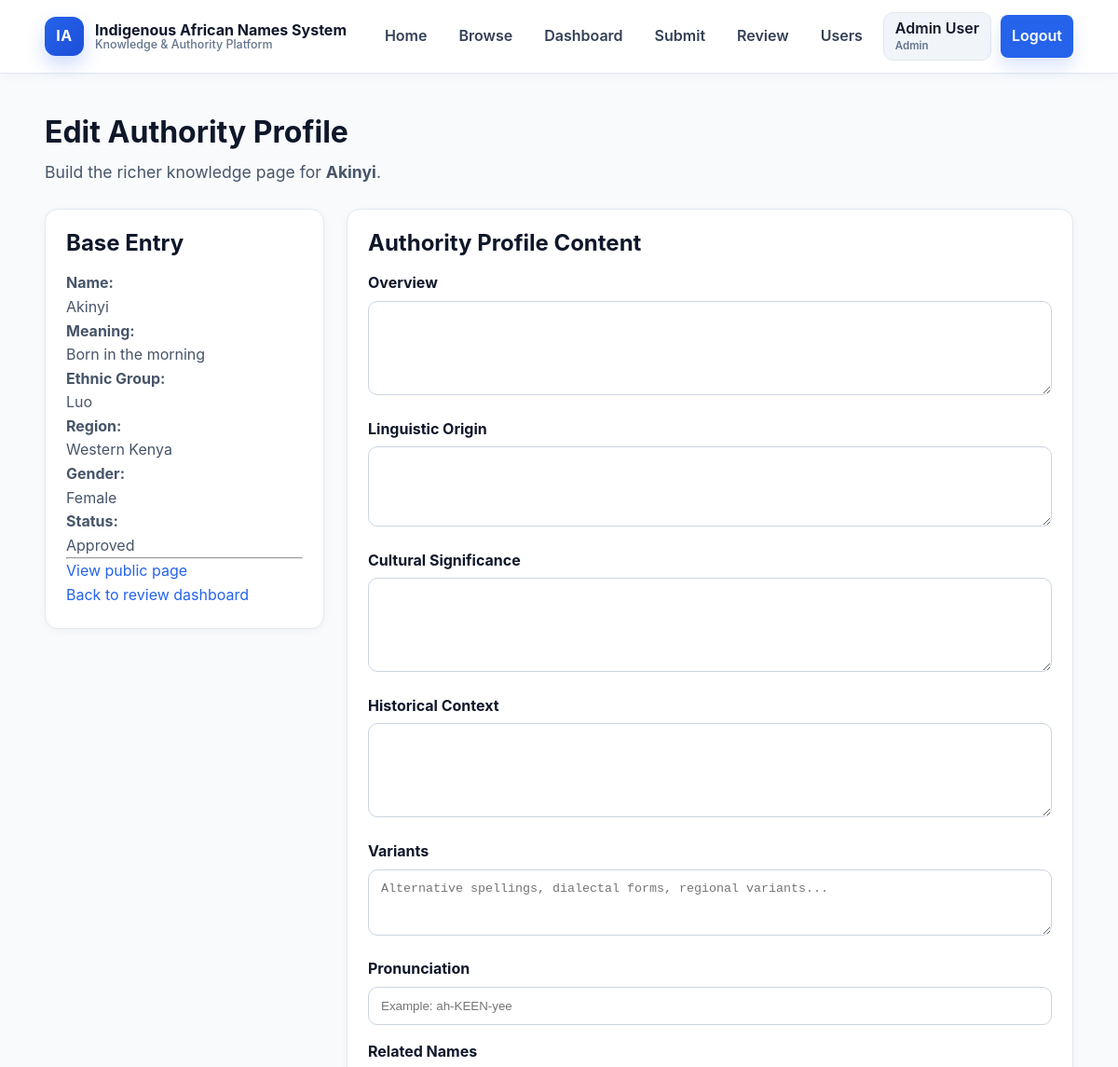
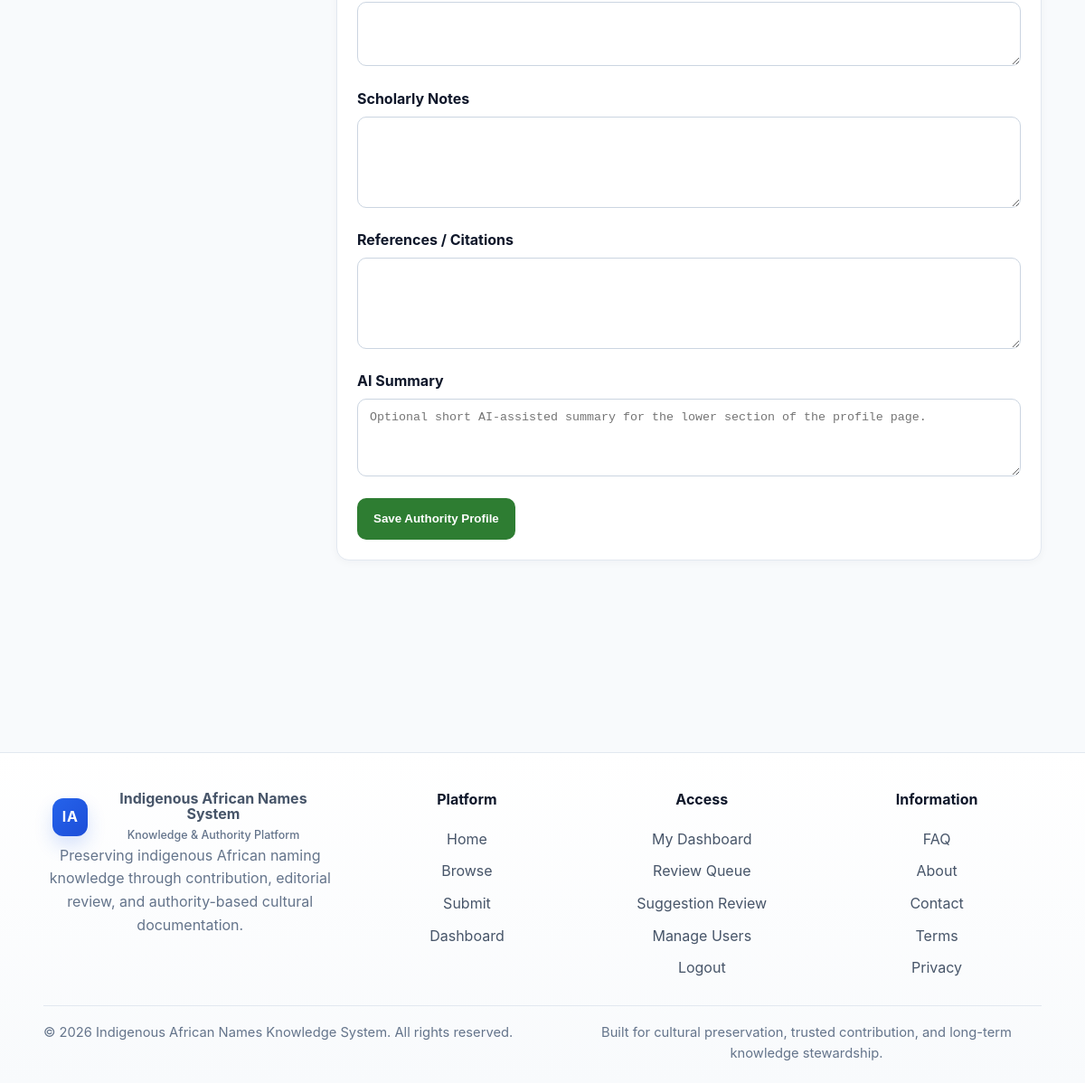
The app's page /edit-profile.php?entry_id=1 (signed in) with its own data (2 pictures, top to bottom).
### tables this page shows
CREATE TABLE IF NOT EXISTS name_entries (
    id INT AUTO_INCREMENT PRIMARY KEY,
    name VARCHAR(150) NOT NULL,
    meaning TEXT NOT NULL,
    ethnic_group VARCHAR(150) NOT NULL,
    region VARCHAR(150) DEFAULT NULL,
    gender ENUM('male', 'female', 'unisex', 'other') DEFAULT 'unisex',
    naming_context VARCHAR(255) DEFAULT NULL,
    cultural_explanation TEXT,
    sources TEXT,
    status ENUM('pending', 'approved', 'rejected') NOT NULL DEFAULT 'pending',
    created_by INT DEFAULT NULL,
    created_at TIMESTAMP DEFAULT CURRENT_TIMESTAMP,
    updated_at TIMESTAMP DEFAULT CURRENT_TIMESTAMP ON UPDATE CURRENT_TIMESTAMP,
    CONSTRAINT fk_name_entries_user
        FOREIGN KEY (created_by) REFERENCES users(id)
        ON DELETE SET NULL
);

### public/edit-profile.php (the view, shortened to what this page needs)
<?php
require_once __DIR__ . '/../includes/db.php';
$entryId = isset($_GET['entry_id']) ? (int)$_GET['entry_id'] : 0;
    ?>
    <?php
$entryStmt = $pdo->prepare("
    SELECT id, name, meaning, ethnic_group, region, gender, naming_context,
           cultural_explanation, sources, status
    FROM name_entries
    WHERE id = :id
    LIMIT 1
");
$entryStmt->execute([':id' => $entryId]);
$entry = $entryStmt->fetch();
    ?>
    <?php
$profileStmt = $pdo->prepare("
    SELECT id, overview, linguistic_origin, cultural_significance,
           historical_context, variants, pronunciation, related_names,
           scholarly_notes, references_text, ai_summary, updated_at
    FROM name_profiles
    WHERE entry_id = :entry_id
    LIMIT 1
");
$profileStmt->execute([':entry_id' => $entryId]);
$profile = $profileStmt->fetch();
$formData = [
    'overview' => $profile['overview'] ?? '',
    'linguistic_origin' => $profile['linguistic_origin'] ?? '',
    'cultural_significance' => $profile['cultural_significance'] ?? '',
    'historical_context' => $profile['historical_context'] ?? '',
    'variants' => $profile['variants'] ?? '',
    'pronunciation' => $profile['pronunciation'] ?? '',
    'related_names' => $profile['related_names'] ?? '',
    'scholarly_notes' => $profile['scholarly_notes'] ?? '',
    'references_text' => $profile['references_text'] ?? '',
    'ai_summary' => $profile['ai_summary'] ?? '',
];
require_once __DIR__ . '/../includes/header.php';
?>
<main class="container page-section">
    <section class="detail-hero">
        <h1>Edit Authority Profile</h1>
        <p class="detail-meaning">
            Build the richer knowledge page for <strong><?= htmlspecialchars($entry['name']) ?></strong>.
        </p>
    </section>
    <div class="review-layout">
        <aside class="review-sidebar detail-card">
            <h2>Base Entry</h2>
            <p><strong>Name:</strong><br><?= htmlspecialchars($entry['name']) ?></p>
            <p><strong>Meaning:</strong><br><?= htmlspecialchars($entry['meaning']) ?></p>
            <p><strong>Ethnic Group:</strong><br><?= htmlspecialchars($entry['ethnic_group']) ?></p>
            <p><strong>Region:</strong><br><?= htmlspecialchars($entry['region'] ?: 'Not specified') ?></p>
            <p><strong>Gender:</strong><br><?= htmlspecialchars(ucfirst($entry['gender'])) ?></p>
            <p><strong>Status:</strong><br><?= htmlspecialchars(ucfirst($entry['status'])) ?></p>
            <hr>
            <p>
                <a href="name.php?id=<?= (int)$entry['id'] ?>">View public page</a>
            </p>
            <p>
                <a href="admin-review.php?id=<?= (int)$entry['id'] ?>">Back to review dashboard</a>
            </p>
        </aside>
        <section class="review-main">
            <div class="detail-card">
                <h2>Authority Profile Content</h2>
                <form method="post" action="edit-profile.php?entry_id=<?= (int)$entry['id'] ?>">
                    <div class="form-group">
                        <label for="overview">Overview</label>
                        <textarea id="overview" name="overview" rows="5"><?= htmlspecialchars($formData['overview']) ?></textarea>
                    </div>
                    <div class="form-group">
                        <label for="linguistic_origin">Linguistic Origin</label>
                        <textarea id="linguistic_origin" name="linguistic_origin" rows="4"><?= htmlspecialchars($formData['linguistic_origin']) ?></textarea>
                    </div>
                    <div class="form-group">
                        <label for="cultural_significance">Cultural Significance</label>
                        <textarea id="cultural_significance" name="cultural_significance" rows="5"><?= htmlspecialchars($formData['cultural_significance']) ?></textarea>
                    </div>
                    <div class="form-group">
                        <label for="historical_context">Historical Context</label>
                        <textarea id="historical_context" name="historical_context" rows="5"><?= htmlspecialchars($formData['historical_context']) ?></textarea>
                    </div>
                    <div class="form-group">
                        <label for="variants">Variants</label>
                        <textarea id="variants" name="variants" rows="3" placeholder="Alternative spellings, dialectal forms, regional variants..."><?= htmlspecialchars($formData['variants']) ?></textarea>
                    </div>
                    <div class="form-group">
                        <label for="pronunciation">Pronunciation</label>
                        <input
                            type="text"
                            id="pronunciation"
                            name="pronunciation"
                            value="<?= htmlspecialchars($formData['pronunciation']) ?>"
                            maxlength="255"
                            placeholder="Example: ah-KEEN-yee"
                        >
                    </div>
                    <div class="form-group">
                        <label for="related_names">Related Names</label>
                        <textarea id="related_names" name="related_names" rows="3"><?= htmlspecialchars($formData['related_names']) ?></textarea>
                    </div>
                    <div class="form-group">
                        <label for="scholarly_notes">Scholarly Notes</label>
                        <textarea id="scholarly_notes" name="scholarly_notes" rows="5"><?= htmlspecialchars($formData['scholarly_notes']) ?></textarea>
                    </div>
                    <div class="form-group">
                        <label for="references_text">References / Citations</label>
                        <textarea id="references_text" name="references_text" rows="5"><?= htmlspecialchars($formData['references_text']) ?></textarea>
                    </div>
                    <div class="form-group">
                        <label for="ai_summary">AI Summary</label>
                        <textarea id="ai_summary" name="ai_summary" rows="4" placeholder="Optional short AI-assisted summary for the lower section of the profile page."><?= htmlspecialchars($formData['ai_summary']) ?></textarea>
                    </div>
                    <div class="review-actions">
                        <button type="submit" class="btn-approve">Save Authority Profile</button>
                    </div>
                </form>
            </div>
        </section>
    </div>
</main>
<?php require_once __DIR__ . '/../includes/footer.php'; ?>

### public/assets/css/style.css (style rules this page uses)
* { box-sizing: border-box; margin: 0; padding: 0; }
:root { --bg: #f8fafc; --surface: #ffffff; --surface-muted: #f8fafc; --surface-soft: #f1f5f9; --border: #e2e8f0; --border-strong: #cbd5e1; --text: #0f172a; --text-soft: #475569; --text-muted: #64748b; --primary: #2563eb; --primary-dark: #1d4ed8; --success: #2e7d32; --danger: #c62828; --warning: #8d6e00; --shadow-sm: 0 2px 10px rgba(15, 23, 42, 0.04); --shadow-md: 0 12px 30px rgba(15, 23, 42, 0.08); --radius-sm: 8px; --radius-md: 12px; --radius-lg: 18px; --container: 1160px; }
html { scroll-behavior: smooth; }
body { font-family: -apple-system, BlinkMacSystemFont, "Segoe UI", Roboto, Arial, sans-serif; background: var(--bg); color: var(--text); line-height: 1.6; }
a { color: var(--primary); }
.container { width: min(92%, var(--container)); margin: 0 auto; }
h1, h2, h3, h4 { line-height: 1.2; color: var(--text); }
p { color: var(--text-soft); }
.btn-primary, .btn-secondary, .button-link, .form-actions button, .filter-actions button, .review-actions button { display: inline-flex; align-items: center; justify-content: center; min-height: 46px; padding: 12px 18px; border-radius: 10px; border: none; text-decoration: none; cursor: pointer; font-weight: 600; transition: background 0.2s ease, transform 0.2s ease, box-shadow 0.2s ease; }
.review-actions button { color: #fff; }
.btn-approve { background: var(--success); }
.page-section { padding: 44px 0 56px; }
section { margin-bottom: 64px; }
.detail-hero { margin-bottom: 24px; }
.detail-hero h1 { font-size: clamp(2rem, 2.5vw, 2.6rem); margin-bottom: 10px; }
.detail-meaning { font-size: 1.1rem; color: var(--text-soft); }
.filters-panel, .results-panel, .detail-card { background: var(--surface); border: 1px solid var(--border); border-radius: 14px; padding: 22px; box-shadow: var(--shadow-sm); }
.filters-panel h2, .results-panel h2, .detail-card h2, .detail-card h3 { margin-bottom: 12px; }
.form-group { margin-bottom: 16px; }
.form-group label { display: block; font-weight: 700; margin-bottom: 6px; color: var(--text); }
.form-group input, .form-group select, .form-group textarea { width: 100%; padding: 12px 13px; border: 1px solid var(--border-strong); border-radius: 10px; background: #fff; color: var(--text); }
.review-layout { display: grid; grid-template-columns: 300px 1fr; gap: 24px; align-items: start; }
.review-sidebar h2, .review-main h2 { margin-bottom: 16px; }
.review-actions { display: flex; gap: 12px; flex-wrap: wrap; margin-top: 14px; }
.review-sidebar { max-height: 75vh; overflow-y: auto; }
.review-main { display: flex; flex-direction: column; gap: 20px; }
.review-links a, .detail-card a { text-decoration: none; }
section { margin-bottom: 84px; }

### records on screen
name_entries: name "Akinyi", meaning "Born in the morning", ethnic_group "Luo", region "Western Kenya", gender "Female", status "Approved"

### other values on screen
currentUser()['full_name'] "Admin User"
currentUser()['role'] "Admin"
